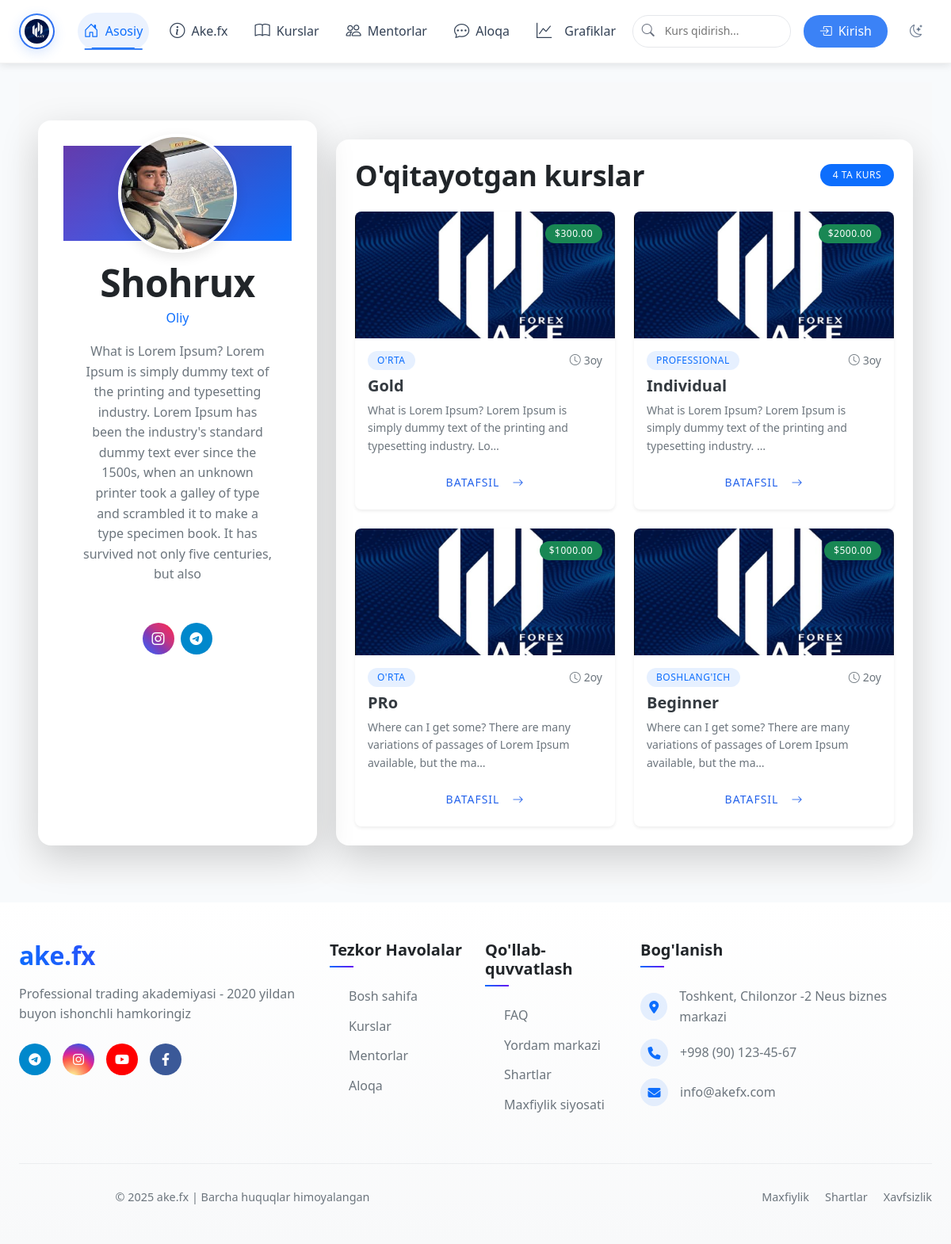
/mentor/1/, run on an earlier commit of the app's database.
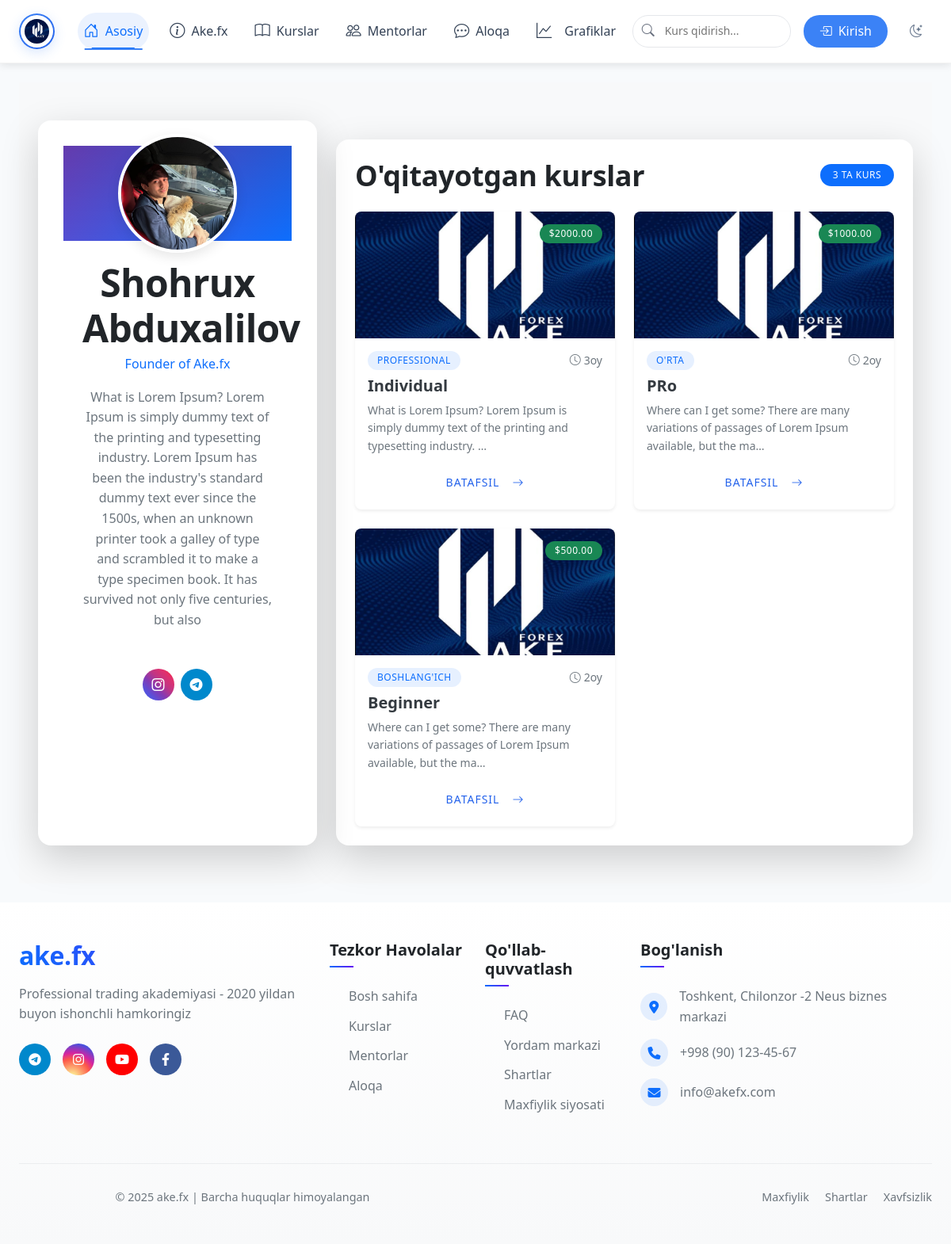
And on a later commit of the database.
### main/models.py (models this page shows, shortened)
class Mentor(models.Model):
    full_name = models.CharField(max_length=255, verbose_name="To'liq ism")
    bio = models.TextField(verbose_name="Bio / Tajriba")
    image = models.ImageField(
        upload_to='mentors/%Y/%m/%d/',
        verbose_name="Rasm",
        blank=True,  # Rasm ixtiyoriy bo'lishi uchun
        null=True    # Rasm bo'lmasa ham bo'ladi
    )
    specialty = models.CharField(
        max_length=225,
        verbose_name="Mutaxassislik",
        blank=True,  # Bo'sh qoldirish mumkin
        null=True    # NULL bo'lishi mumkin
    )
    instagram = models.URLField(
        max_length=200,
        verbose_name="Instagram profil",
        blank=True,  # Majburiy emas
        null=True    # NULL bo'lishi mumkin
    )
    telegram = models.URLField(
        max_length=200,
        verbose_name="Telegram profil",
        blank=True,  # Majburiy emas
        null=True    # NULL bo'lishi mumkin
    )
    class Meta:
        verbose_name = "Mentor"
        verbose_name_plural = "Mentorlar"
        ordering = ['-id']  # Yangi mentorlarni birinchi ko'rsatish uchun

class Course(models.Model):
    title = models.CharField(max_length=100)
    description = models.TextField()
    price = models.DecimalField(max_digits=8, decimal_places=2)
    duration = models.CharField(max_length=50)  # masalan: '3 oy'
    image = models.ImageField(upload_to='courses/')
    mentor = models.ForeignKey('Mentor', on_delete=models.SET_NULL, null=True, blank=True)
    is_paid = models.BooleanField(default=True)  # Pullik yoki bepul ekanligini belgilash
    category = models.ForeignKey(Category, on_delete=models.SET_NULL, null=True, verbose_name='Kategoriya')
    level = models.ForeignKey('Level', on_delete=models.SET_NULL, null=True, verbose_name='Daraja')
    created_at = models.DateTimeField(auto_now_add=True)
    class Meta:
        ordering = ['-created_at']  # Add default ordering
        verbose_name = "Kurs"
        verbose_name_plural = "Kurslar"

class Level(models.Model):
    name = models.CharField(max_length=100, verbose_name='Daraja nomi')
    def __str__(self):
        return self.name
    class Meta:
        verbose_name = 'Daraja'
        verbose_name_plural = 'Darajalar'

### main/views.py (the view)
# urls.py: path('mentor/<int:mentor_id>/', views.mentor_detail, name='mentor_detail'),
def mentor_detail(request, mentor_id):
    mentor = get_object_or_404(Mentor, id=mentor_id)
    courses = Course.objects.filter(mentor=mentor)
    return render(request, 'mentor_detail.html', {'mentor': mentor, 'courses': courses})

### main/templates/mentor_detail.html (shortened to what this page needs)
{% extends 'base.html' %}
{% load static %}
{% block content %}
<section class="mentor-profile py-5">
  <div class="container">
    <div class="row">
      <div class="col-lg-4">
        <div class="mentor-card shadow-lg rounded-4 overflow-hidden bg-white">
          <div class="mentor-cover position-relative">
            {% if mentor.image %}
            <img src="{{ mentor.image.url }}" class="mentor-avatar rounded-circle border border-4 border-white"
                 alt="{{ mentor.full_name }}">
            {% else %}
            <div class="mentor-avatar rounded-circle border border-4 border-white bg-light d-flex align-items-center justify-content-center">
              <i class="bi bi-person-fill text-muted" style="font-size: 5rem;"></i>
            </div>
            {% endif %}
          </div>
          <div class="p-4 text-center">
            <h2 class="fw-bold mb-1">{{ mentor.full_name }}</h2>
            <p class="text-primary mb-3">{{ mentor.specialty }}</p>
            <div class="mentor-bio mb-4">
              <p class="text-muted">{{ mentor.bio }}</p>
            </div>
            <div class="social-links d-flex justify-content-center gap-2">
              {% if mentor.instagram %}
              <a href="{{ mentor.instagram }}" target="_blank" class="btn btn-instagram rounded-circle">
                <i class="bi bi-instagram"></i>
              </a>
              {% endif %}
              {% if mentor.telegram %}
              <a href="{{ mentor.telegram }}" target="_blank" class="btn btn-telegram rounded-circle">
                <i class="bi bi-telegram"></i>
              </a>
              {% endif %}
            </div>
          </div>
        </div>
      </div>
      <div class="col-lg-8 mt-4 mt-lg-0">
        <div class="mentor-courses bg-white shadow-lg rounded-4 p-4 h-100">
          <div class="d-flex justify-content-between align-items-center mb-4">
            <h3 class="fw-bold mb-0">O'qitayotgan kurslar</h3>
            <span class="badge bg-primary rounded-pill px-3 py-2">{{ courses.count }} ta kurs</span>
          </div>
          {% if courses %}
          <div class="row g-4">
            {% for course in courses %}
            <div class="col-md-6">
              <div class="course-card border-0 rounded-3 overflow-hidden shadow-sm h-100 transition-all hover-lift">
                <div class="position-relative">
                  <a href="{% url 'course_detail' course.id %}">
                    <img src="{{ course.image.url }}" class="img-fluid w-100" alt="{{ course.title }}" style="height: 160px; object-fit: cover;">
                  </a>
                  <span class="badge bg-success position-absolute top-0 end-0 m-3">${{ course.price }}</span>
                </div>
                <div class="p-3">
                  <div class="d-flex justify-content-between align-items-center mb-2">
                    <span class="badge bg-primary-soft text-primary">{{ course.level }}</span>
                    <small class="text-muted"><i class="bi bi-clock me-1"></i>{{ course.duration }}</small>
                  </div>
                  <h5 class="fw-bold mb-2">
                    <a href="{% url 'course_detail' course.id %}" class="text-decoration-none text-dark">{{ course.title }}</a>
                  </h5>
                  <p class="text-muted small mb-3">{{ course.description|truncatechars:100 }}</p>
                  <a href="{% url 'course_detail' course.id %}" class="btn btn-outline-primary btn-sm w-100">
                    Batafsil <i class="bi bi-arrow-right ms-2"></i>
                  </a>
                </div>
              </div>
            </div>
            {% endfor %}
          </div>
          {% endif %}
        </div>
      </div>
    </div>
  </div>
</section>
{% endblock %}

What changed in the data, as far as the page shows it:
removed Course: image (picture), price "300.00", level "O'RTA", duration "3oy", title "Gold", description "What is Lorem Ipsum? Lorem Ipsum is simply dummy text of the printing and typesetting industry. Lo…"
changed Mentor: image: a different picture; full_name "Shohrux" → "Shohrux Abduxalilov"; specialty "Oliy" → "Founder of Ake.fx"
Also different on the page:
{{ courses.count }}: "4" → "3"
